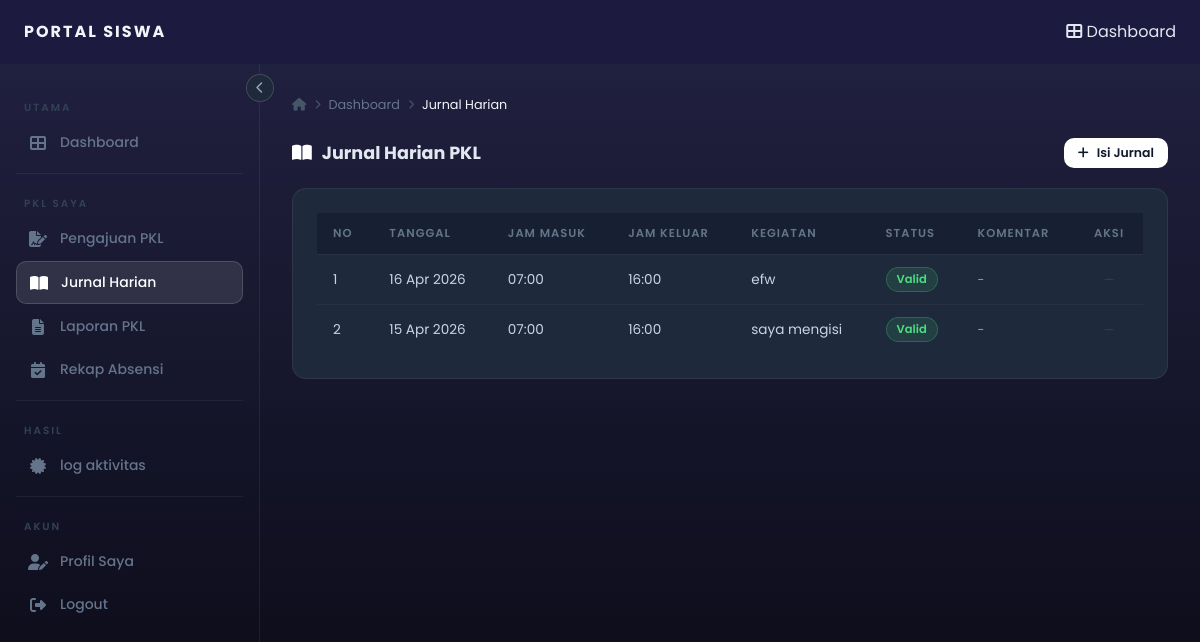
/siswa/siswa-jurnal.php (signed in), run on the app's committed database.
### tables this page shows
CREATE TABLE `jurnal_harian` (
  `id` int(11) NOT NULL,
  `siswa_id` int(11) NOT NULL,
  `tanggal` date NOT NULL,
  `jam_masuk` time DEFAULT NULL,
  `jam_keluar` time DEFAULT NULL,
  `kegiatan` text NOT NULL,
  `foto_kegiatan` varchar(255) DEFAULT NULL,
  `status_validasi` enum('pending','valid','tolak') DEFAULT 'pending',
  `komentar_pembimbing` text DEFAULT NULL
);

### siswa/siswa-jurnal.php (the view, shortened to what this page needs)
<?php
include "../config.php";
$siswa_id = $_SESSION['user']['id_user'];
$result = mysqli_query($conn,
    "SELECT * FROM jurnal_harian WHERE siswa_id=$siswa_id ORDER BY tanggal DESC");
include '_header_siswa.php';
?>
<div class="page-header" style="display:flex;align-items:center;justify-content:space-between;margin-bottom:20px;">
    <h2><i class="fas fa-book-open"></i> Jurnal Harian PKL</h2>
    <button class="btn btn-primary btn-sm" onclick="document.getElementById('modalJurnal').classList.add('active')">
        <i class="fas fa-plus"></i> Isi Jurnal
    </button>
</div>
<div class="card">
    <div class="table-responsive">
        <table class="table">
            <thead>
                <tr>
                    <th>No</th>
                    <th>Tanggal</th>
                    <th>Jam Masuk</th>
                    <th>Jam Keluar</th>
                    <th>Kegiatan</th>
                    <th>Status</th>
                    <th>Komentar</th>
                    <th style="text-align:center;">Aksi</th>
                </tr>
            </thead>
            <tbody>
            <?php
            $no = 1;
            $status_pill = [
                'pending' => 'pill-yellow',
                'valid'   => 'pill-green',
                'tolak'   => 'pill-red'
            ];
            if ($result && mysqli_num_rows($result) > 0):
                while ($row = mysqli_fetch_assoc($result)): ?>
                <tr>
                    <td><?= $no++; ?></td>
                    <td style="white-space:nowrap;"><?= date('d M Y', strtotime($row['tanggal'])); ?></td>
                    <td><?= $row['jam_masuk'] ? substr($row['jam_masuk'],0,5) : '-'; ?></td>
                    <td><?= $row['jam_keluar'] ? substr($row['jam_keluar'],0,5) : '-'; ?></td>
                    <td><?= htmlspecialchars(mb_strimwidth($row['kegiatan'], 0, 70, '...')); ?></td>
                    <td>
                        <span class="pill <?= $status_pill[$row['status_validasi']]; ?>">
                            <?= ucfirst($row['status_validasi']); ?>
                        </span>
                    </td>
                    <td style="font-size:.78rem;color:#94a3b8;">
                        <?= $row['komentar_pembimbing'] ? htmlspecialchars(mb_strimwidth($row['komentar_pembimbing'],0,40,'...')) : '-'; ?>
                    </td>
                    <td style="text-align:center;">
                        <?php if ($row['status_validasi'] === 'pending'): ?>
                        <a href="siswa-jurnal.php?hapus=<?= $row['id']; ?>"
                           onclick="return confirm('Hapus jurnal ini?')"
                           style="color:#ef4444;font-size:.78rem;text-decoration:none;">
                            <i class="fas fa-trash"></i> Hapus
                        </a>
                        <?php else: ?>
                        <span style="color:#334155;font-size:.75rem;">—</span>
                        <?php endif; ?>
                    </td>
                </tr>
                <?php endwhile;
            endif; ?>
            </tbody>
        </table>
    </div>
</div>
<?php include '_footer_siswa.php'; ?>

### siswa/style.css (style rules this page uses)
*, *::before, *::after { box-sizing: border-box; margin: 0; padding: 0; }
html { scroll-behavior: smooth; }
body { font-family: 'Poppins', sans-serif; background: linear-gradient(to bottom, #222243, #090913); color: #e2e8f0; min-height: 100vh; }
h2 { font-size: 1.25rem; font-weight: 600; color: #e2e8f0; }
.btn { display: inline-flex; align-items: center; gap: 8px; padding: 10px 20px; border-radius: 10px; font-family: 'Poppins', sans-serif; font-size: 0.85rem; font-weight: 600; cursor: pointer; transition: all 0.2s; border: none; text-decoration: none; }
.btn-primary { background: #ffffff; color: #0f172a; }
.btn-sm { padding: 6px 14px; font-size: 0.78rem; }
.card { background: #1e293b; border: 1px solid rgba(255, 255, 255, 0.07); border-radius: 14px; padding: 24px; }
table { width: 100%; border-collapse: collapse; font-size: 0.85rem; }
thead tr { background: #162032; border-bottom: 1px solid rgba(255, 255, 255, 0.08); }
thead th { padding: 12px 16px; text-align: left; font-size: 0.72rem; font-weight: 600; color: #64748b; letter-spacing: 1px; text-transform: uppercase; white-space: nowrap; }
tbody tr { border-bottom: 1px solid rgba(255, 255, 255, 0.04); transition: background 0.15s; }
tbody tr:last-child { border-bottom: none; }
tbody td { padding: 12px 16px; color: #cbd5e1; vertical-align: middle; }
.pill { display: inline-flex; align-items: center; gap: 5px; padding: 3px 10px; border-radius: 99px; font-size: 0.72rem; font-weight: 600; }
.pill-green { background: rgba(74, 222, 128, 0.12); color: #4ade80; border: 1px solid rgba(74, 222, 128, 0.25); }
.page-header { display: flex; align-items: center; justify-content: space-between; gap: 16px; margin-bottom: 24px; flex-wrap: wrap; }
.page-header h2 { font-size: 1.1rem; font-weight: 700; color: #e2e8f0; display: flex; align-items: center; gap: 10px; }
.page-header h2 i { color: #ffffff; }

### data on the page
jurnal_harian: tanggal "16 Apr 2026", jam_masuk "07:00", jam_keluar "16:00", kegiatan "efw", status_validasi "Valid"
jurnal_harian: tanggal "15 Apr 2026", jam_masuk "07:00", jam_keluar "16:00", kegiatan "saya mengisi", status_validasi "Valid"

### other printed values
$label "Dashboard Pengajuan PKL Jurnal Harian Laporan PKL Rekap Absensi log aktivitas Profil Saya Logout"
$page_title "Jurnal Harian"
